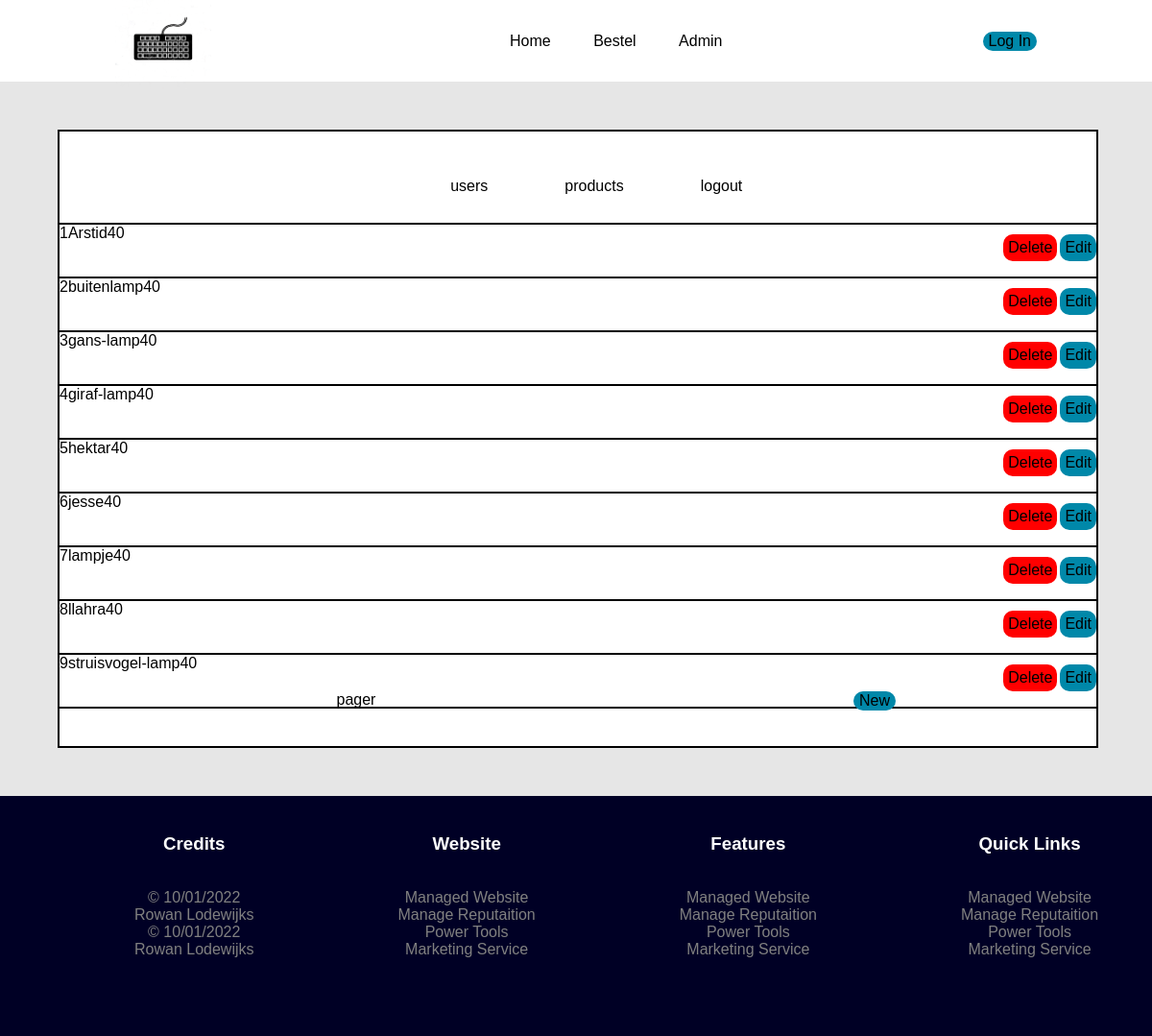
Screenshot of /admin_products.php with the database file from the repository.
### tables this page shows
CREATE TABLE `product` (
  `product_id` int(11) UNSIGNED NOT NULL,
  `name` varchar(255) NOT NULL,
  `description` text NOT NULL,
  `category_id` int(10) UNSIGNED DEFAULT NULL,
  `price` decimal(10,0) NOT NULL,
  `color` varchar(255) NOT NULL,
  `weight` decimal(10,0) NOT NULL,
  `active` tinyint(1) NOT NULL
);

### admin_products.php (the view, shortened to what this page needs)
<?php
include "db_conn.php"
?>
<!DOCTYPE html>
<html lang="en">
<head>
    <link rel="stylesheet" href="assets/css/admin.css">
</head>
<body>
    <div id="container">
        <div id="header">
            <img src="wireframes/logo2.png" id="logo">
            <div class="nav">
                <ul class="nav_links">
                    <li><a href="index.php">Home</a></li>
                    <li><a href="bestel.php">Bestel</a></li>
                    <li><a href="#">Admin</a></li>
                </ul>
            </div>
            <a class="login" href="home.php"><button>Log In</button></a>
        </div>
        <div class="main">
            <div class="ruimte2">
            </div>
            <div class="header2">
                <ul class="nav_links2">
                    <li><a href="admin_users.php">users</a></li>
                    <li><a href="#">products</a></li>
                    <li><a href="logout.php">logout</a></li>
                </ul>
            </div>
            <div class="content">
                <?php
                $i = 1;
                $qry = "select * from product";
                $run = $conn->query($qry);
                if ($run->num_rows > 0) {
                    while ($row = $run->fetch_assoc()) {
                ?>
                        <div class="colom">
                            <?php
                            echo $i++;
                            echo $row['name'];
                            echo $row['price'];
                            ?>
                            <a class="editbutton" href="edit.php?id=<?php echo $row['product_id']; ?>">Edit</a>
                            <a class="deletebutton" href="product_delete.php?id=<?php echo $row['product_id']; ?>" onclick="return confirm('Are you sure?')">Delete</a>
                        </div>
                <?php
                    }
                }
                ?>
            </div>
            <div class="bottom">
                <div class="pager">
                    pager
                </div>
                <a class="new" href="product_insert.php"><button>New</button></a>
            </div>
        </div>
    </div>
    <div class="footer">
        <div class="one">
            <h3>Credits</h3><br>
            © 10/01/2022<br>
            Rowan Lodewijks<br>
            © 10/01/2022<br>
            Rowan Lodewijks
        </div>
        <div class="one">
            <h3>Website</h3><br>
            Managed Website<br>
            Manage Reputaition<br>
            Power Tools<br>
            Marketing Service
        </div>
        <div class="one">
            <h3>Features</h3><br>
            Managed Website<br>
            Manage Reputaition<br>
            Power Tools<br>
            Marketing Service
        </div>
        <div class="one">
            <h3>Quick Links</h3><br>
            Managed Website<br>
            Manage Reputaition<br>
            Power Tools<br>
            Marketing Service
        </div>
    </div>
</body>
</html>

### assets/css/admin.css (style rules this page uses)
body { font-family: Arial, Helvetica, sans-serif; margin: 0px; padding: 0; background-color: rgb(230, 230, 230); box-sizing: border-box; }
#header { height: 65px; background-color: rgb(255, 255, 255); display: flex; justify-content: space-between; align-items: center; padding: 10px 10%; }
.nav li, a, button { font-family: "Montserrat", sans-serif; font-weight: 500; font-size: 16px; color: #000000; text-decoration: none; }
.nav_links { list-style: none; }
.nav_links li { display: inline-block; padding: 0 20px; }
.nav_links li a { transition: all 0.3s ease 0s; }
.login { color: white; }
button { padding: 9 25px; background-color: rgba(0, 136, 169, 1); border: none; border-radius: 50px; cursor: pointer; transition: all 0.3s ease 0s; }
#logo { height: 100px; width: 100px; }
.footer { width: 100vw; height: 250px; background-color: rgb(0, 0, 37); color: white; margin-top: 50px; float: right; display: flex; text-align: center; }
.one { padding: 10px; margin-left: 130px; text-align: center; color: grey; margin-top: 10px; }
h3 { color: #ffffff; }
.main { height: 80vh; width: 90vw; background-color: rgb(255, 255, 255); border: 2px solid black; margin-left: 5%; margin-top: 50px; }
.header2 { width: 100%; height: 12%; background-color: rgb(255, 255, 255); }
.nav_links2 { list-style: none; display: flex; margin-left: 34%; gap: 5rem; }
.nav_links2 li a { transition: all 0.3s ease 0s; }
.content { height: 72%; width: 100%; margin: -30px auto; text-align: center; border-top: 2px solid black; border-bottom: 2px solid black; }
.ruimte2 { width: 90vw; height: 5%; background-color: rgb(255, 255, 255); }
.pager { margin: 0 auto; width: 200px; height: 60px; text-align: center; }
.new { margin: 0 auto; }
.bottom { width: 100%; height: 40px; display: flex; margin-top: 50px; }
.colom { background-color: rgb(255, 255, 255); width: 100%; height: 54px; border-right: 2px solid black; border-left: 2px solid black; border-bottom: 2px solid black; text-align: left; margin-left: -2px; }
.editbutton { background-color: #0088a9; border-radius: 10px; padding: 5px; float: right; margin-left: 3px; margin-top: 10px; }
.deletebutton { background-color: red; border-radius: 10px; padding: 5px; float: right; margin-top: 10px; }

### rows the page displays
product: name "Arstid", price "40"
product: name "buitenlamp", price "40"
product: name "gans-lamp", price "40"
product: name "giraf-lamp", price "40"
product: name "hektar", price "40"
product: name "jesse", price "40"
product: name "lampje", price "40"
product: name "llahra", price "40"
product: name "struisvogel-lamp", price "40"
